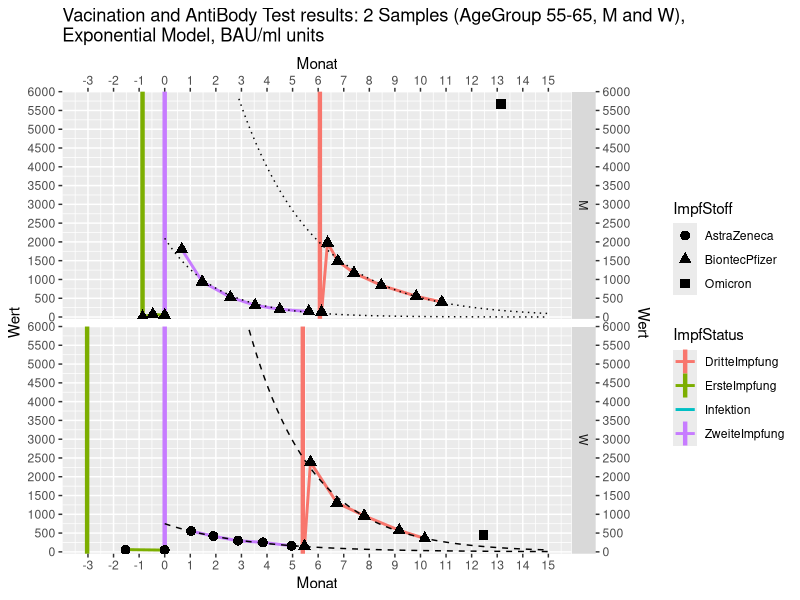
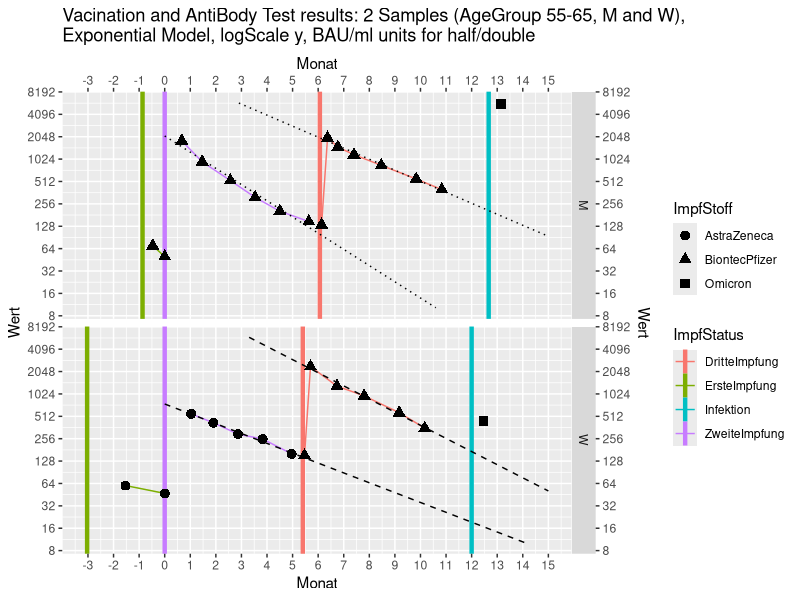

The R script that drew these images, in order:
## ---- chunk 1
knitr::opts_chunk$set(echo = FALSE, warning=FALSE, message=FALSE)
knitr::opts_chunk$set(fig.align="center")
library(ggplot2)
library(dplyr)
library(tidyr)
## ---- chunk 2
df <- read.csv("AntiBody.csv")
df$Datum <- as.POSIXct(as.character(df$Datum))
df$ID <- factor(df$ID)

# Exctract date for 'ZweiteImpfung
di <- df %>% dplyr::filter(ImpfStatus=="ZweiteImpfung", Aktion=="Impfung") %>%
  dplyr::group_by(ID) %>%
  dplyr::mutate(DatumZweiteImpfung=Datum) %>%
  dplyr::select(ID, DatumZweiteImpfung)

# Calculate new TimeScale based on DatumZwiteImpfung 
df <- df %>%
  dplyr::left_join(di) %>%
  dplyr::group_by(ID) %>%
  dplyr::mutate(Monat = as.numeric((Datum-DatumZweiteImpfung)/3600/24/30)) %>%
  dplyr::ungroup()

## ---- chunk 3
# Regression Models
Monat=seq(0,24,by=.1)

ds1_2 <- df %>% dplyr::filter(ID==1, ImpfStoff=="BiontecPfizer", ImpfStatus=="ZweiteImpfung", Aktion=="AntiKörper")
lm1_2 <- lm(formula=log2(Wert)~Monat, data=ds1_2)
pred1_2 <- 2^predict(lm1_2, newdata=data.frame(Monat=Monat))
dp1_2 <- data.frame(Geschlecht="M", Monat=Monat, Wert=pred1_2, ImpfStoff="BiontecPfizer")


ds1_3 <- df %>% dplyr::filter(ID==1, ImpfStoff=="BiontecPfizer", ImpfStatus=="DritteImpfung", Aktion=="AntiKörper", Datum>as.POSIXct("2021-12-01"))
lm1_3 <- lm(formula=log2(Wert)~Monat, data=ds1_3)
pred1_3 <- 2^predict(lm1_3, newdata=data.frame(Monat=Monat))
dp1_3 <- data.frame(Geschlecht="M", Monat=Monat, Wert=pred1_3, ImpfStoff="BiontecPfizer")

## ---- chunk 4
ds2_2 <- df %>% dplyr::filter(ID==2, ImpfStoff=="AstraZeneca", ImpfStatus=="ZweiteImpfung", Aktion=="AntiKörper")
lm2_2 <- lm(formula=log2(Wert)~Monat, data=ds2_2)
pred2_2 <- 2^predict(lm2_2, newdata=data.frame(Monat=Monat))
dp2_2 <- data.frame(Geschlecht="W", Monat=Monat, Wert=pred2_2, ImpfStoff="AstraZeneca")
## ---- chunk 5
ds2_3 <- df %>% dplyr::filter(ID==2, ImpfStoff=="BiontecPfizer", ImpfStatus=="DritteImpfung", Aktion=="AntiKörper", Datum>as.POSIXct("2021-12-01"))
lm2_3 <- lm(formula=log2(Wert)~Monat, data=ds2_3)
pred2_3 <- 2^predict(lm2_3, newdata=data.frame(Monat=Monat))
dp2_3 <- data.frame(Geschlecht="W", Monat=Monat, Wert=pred2_3, ImpfStoff="BiontecPfizer")
## ---- chunk 6
ggplot(data=df %>% dplyr::filter(Aktion=="AntiKörper"), aes(x=Monat, y=Wert, shape=ImpfStoff, color=ImpfStatus, group=ImpfStatus)) +
  scale_x_continuous(limit=c(-3.1,15), breaks=-3:15, sec.axis=dup_axis()) +
  scale_y_continuous(limit=c(-50,6000), breaks=seq(0,6000,by=500), sec.axis=dup_axis(), expand=c(0.0,0.0)) +
  geom_vline(data=df %>% dplyr::filter(Aktion=="Impfung"), aes(xintercept=Monat, color=ImpfStatus), size=1.5) +
  geom_line(size=1) +
  facet_grid(Geschlecht~.) +
  geom_line(data=dp1_2, aes(x=Monat, y=Wert), inherit.aes=FALSE, linetype=3) +
  geom_line(data=dp1_3, aes(x=Monat, y=Wert), inherit.aes=FALSE, linetype=3) +
  geom_line(data=dp2_2, aes(x=Monat, y=Wert), inherit.aes=FALSE, linetype=2) +
  geom_line(data=dp2_3, aes(x=Monat, y=Wert), inherit.aes=FALSE, linetype=2) +
  geom_point(size=3, color="black") + 
  ggtitle("Vacination and AntiBody Test results: 2 Samples (AgeGroup 55-65, M and W), \nExponential Model, BAU/ml units")
## ---- chunk 7
ggplot(data=df %>% dplyr::filter(Aktion=="AntiKörper"), aes(x=Monat, y=Wert, shape=ImpfStoff, color=ImpfStatus, group=ImpfStatus)) +
  scale_x_continuous(limit=c(-3.1,15), breaks=-3:15, sec.axis=dup_axis()) +
  scale_y_continuous(limit=c(10,6000), breaks=2^seq(0:15), sec.axis=dup_axis(), trans="log2") +
  geom_vline(data=df %>% dplyr::filter(Aktion!="AntiKörper"), aes(xintercept=Monat, color=ImpfStatus), size=1.5) +
  geom_line() +
  facet_grid(Geschlecht~.) +
  geom_line(data=dp1_2, aes(x=Monat, y=Wert), inherit.aes=FALSE, linetype=3) +
  geom_line(data=dp1_3, aes(x=Monat, y=Wert), inherit.aes=FALSE, linetype=3) +
  geom_line(data=dp2_2, aes(x=Monat, y=Wert), inherit.aes=FALSE, linetype=2) +
  geom_line(data=dp2_3, aes(x=Monat, y=Wert), inherit.aes=FALSE, linetype=2) +
  geom_point(size=3, color="black") + 
  ggtitle("Vacination and AntiBody Test results: 2 Samples (AgeGroup 55-65, M and W), \nExponential Model, logScale y, BAU/ml units for half/double")
## ---- chunk 8
str(df)
## ---- chunk 9
df %>% select(ID, Alter, Geschlecht, Datum, ImpfStatus, ImpfStoff, Aktion, Wert) %>% print(n=100)
## ---- chunk 10
summary(lm1_2)
(HalbwertsZeit = -1/coef(lm1_2)[2])

## ---- chunk 11
summary(lm1_3)
(HalbwertsZeit = -1/coef(lm1_3)[2])

## ---- chunk 12
summary(lm2_2)
(HalbwertsZeit = -1/coef(lm2_2)[2])

## ---- chunk 13
summary(lm2_3)
(HalbwertsZeit = -1/coef(lm2_3)[2])

